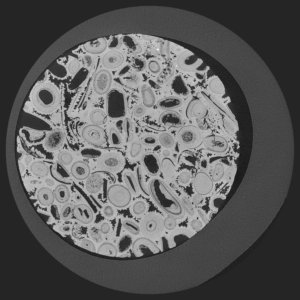
#> input picture source/2.jpg, 300 x 300 px, found by its file name
$ python demo_invert.py
#> lines starting #> are read from the running program, lines starting #| are printed output that depends on the picture
# !usr/bin/env python
# -*- coding: utf-8 -*-
import cv2
import numpy as np

#color_path：彩色图片路径
#gray_path：灰度图片路径
#dst_color_path：反色后的彩色图片路径
#dst_gray_path：反色后的灰度图片路径
def img_invert(color_path, gray_path, dst_color_path, dst_gray_path):
    #打开彩色原始图像
#> called with color_path = 'E:\\cv_pre2seg\\source\\2.jpg', gray_path = 'gray.jpg', dst_color_path = 'dst_color.jpg', dst_gray_path = 'dst_gray.jpg'
    img_color = cv2.imread(color_path)
#> img_color is the input picture: shape (300, 300, 3); min 20, max 241, mean 91.3
    #获取彩色图像宽、高、通道数
    height_color, width_color, channels_color = img_color.shape
#> height_color = 300; width_color = 300; channels_color = 3
    #打印彩色图像的宽、高、通道数
    print("color:width[%d],height[%d],channels[%d]" % (width_color, height_color, channels_color))
#| color:width[300],height[300],channels[3]

    #将彩色图像转换成灰度图像
    #注意参数2：OpenCV中彩色色彩空间是BGR，转换成灰度色彩空间GRAY
    img_gray = cv2.cvtColor(img_color, cv2.COLOR_BGR2GRAY)
    #获取灰度图像宽、高、通道数
    #height_gray, width_gray = img_gray.shape
    height_gray, width_gray = img_gray.shape[:2]
#> height_gray = 300; width_gray = 300
    #打印彩色图像的宽、高、通道数
    print("gray:width[%d],height[%d]" % (width_gray, height_gray))
#| gray:width[300],height[300]
    #保存灰度图片
    cv2.imwrite(gray_path, img_gray)

    #显示转换之前的彩色图像和灰度图像
    cv2.imshow('img_color', img_color)
    cv2.imshow('img_gray', img_gray)

    #先将彩色图像反色
    #创建空白数组
    for row in range(height_color):
        for col in range(width_color):
            for chan in range(channels_color):
                point = img_color[row, col, chan]
                img_color[row, col, chan] = 255 - point
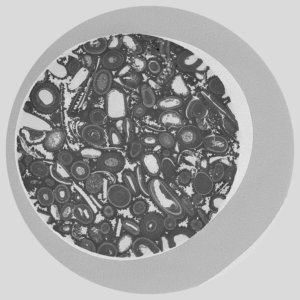
#> img_color: shape (300, 300, 3); min 14, max 235, mean 163.7

    #显示和保存反色后彩色图像
    cv2.imshow('dst_color', img_color)
    cv2.imwrite(dst_color_path, img_color)

    #接着讲灰度图像反色
    #创建空白数组
    for row in range(height_gray):
        for col in range(width_gray):
            img_gray[row][col] = 255 - img_gray[row][col]

    #显示和保存反色后灰度图像
    cv2.imshow('dst_gray', img_gray)
    cv2.imwrite(dst_gray_path, img_gray)

    #按下任何键盘按键后退出
    cv2.waitKey()
    #销毁所有窗口
    cv2.destroyAllWindows()
    print("test end...")

if __name__ == '__main__':
    color_path = 'E:\\cv_pre2seg\\source\\2.jpg'
    gray_path = 'gray.jpg'
    dst_color_path = 'dst_color.jpg'
    dst_gray_path = 'dst_gray.jpg'
    img_invert(color_path, gray_path, dst_color_path, dst_gray_path)

$ run again, with source/3.jpg copied over source/2.jpg
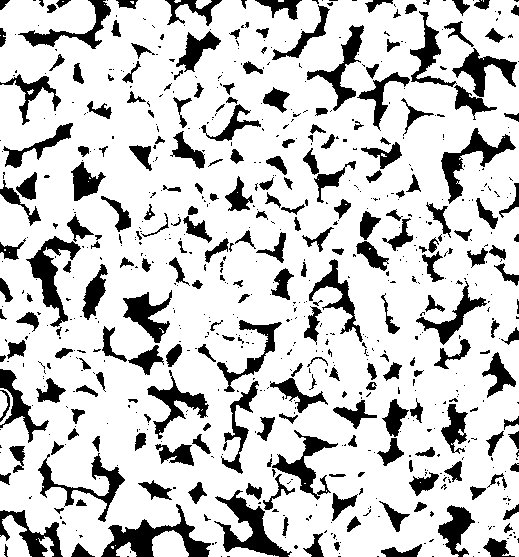
#> input picture source/3.jpg, 519 x 557 px, found by its file name
#> in img_invert, img_color is the input picture: shape (557, 519, 3); min 0, max 255, mean 202
#| color:width[519],height[557],channels[3]
#| gray:width[519],height[557]
#> after the loop in img_invert, `for row in range(height_color):`:
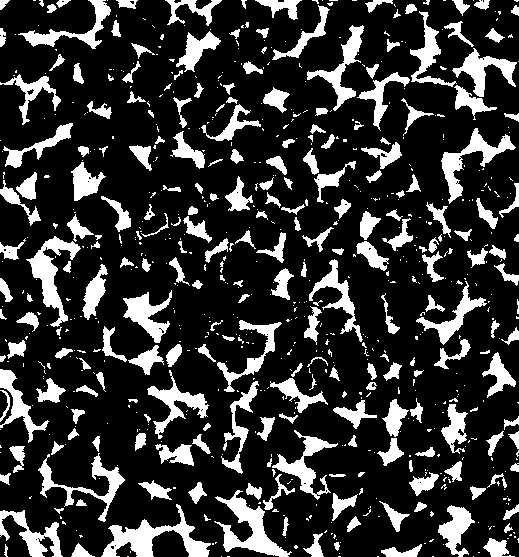
#> img_color: shape (557, 519, 3); min 0, max 255, mean 53
